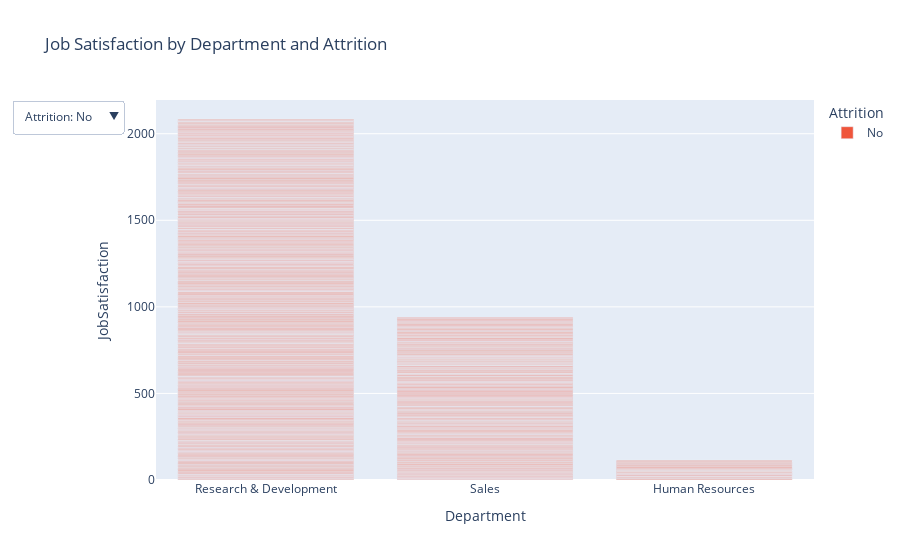

Notebook source saved alongside this figure:
### Code cell
fig = px.bar(clean_df, x='Department', y='JobSatisfaction', color='Attrition',
             title='Job Satisfaction by Department and Attrition')
fig.update_layout(
    updatemenus=[
        {
            'buttons': [
                {'label': 'Attrition: Yes', 
                 'method': 'update', 
                 'args': [{'visible': [True, False]}]},
                {'label': 'Attrition: No', 
                 'method': 'update', 
                 'args': [{'visible': [False, True]}]},
            ]
        }
    ]
)
fig.show()

### Figure 1 — Plotly figure (JSON) as saved in the notebook; plotly's stock layout.template omitted (floating-point values rounded to 4 significant figures; data arrays with more than 128 entries replaced by an {"elided": "..."} marker saying what was removed)
{"data": [{"alignmentgroup": "True", "hovertemplate": "Attrition=Yes<br>Department=%{x}<br>JobSatisfaction=%{y}<extra></extra>", "legendgroup": "Yes", "marker": {"color": "#636efa", "pattern": {"shape": ""}}, "name": "Yes", "offsetgroup": "Yes", "orientation": "v", "showlegend": true, "textposition": "auto", "type": "bar", "visible": false, "x": {"elided": "232 str values"}, "xaxis": "x", "y": {"elided": "232 int values"}, "yaxis": "y"}, {"alignmentgroup": "True", "hovertemplate": "Attrition=No<br>Department=%{x}<br>JobSatisfaction=%{y}<extra></extra>", "legendgroup": "No", "marker": {"color": "#EF553B", "pattern": {"shape": ""}}, "name": "No", "offsetgroup": "No", "orientation": "v", "showlegend": true, "textposition": "auto", "type": "bar", "visible": true, "x": {"elided": "1124 str values"}, "xaxis": "x", "y": {"elided": "1124 int values"}, "yaxis": "y"}], "layout": {"autosize": true, "barmode": "relative", "legend": {"title": {"text": "Attrition"}, "tracegroupgap": 0}, "title": {"text": "Job Satisfaction by Department and Attrition"}, "updatemenus": [{"active": 1, "buttons": [{"args": [{"visible": [true, false]}], "label": "Attrition: Yes", "method": "update"}, {"args": [{"visible": [false, true]}], "label": "Attrition: No", "method": "update"}]}], "xaxis": {"anchor": "y", "autorange": true, "domain": [0, 1], "range": [-0.5, 2.5], "title": {"text": "Department"}, "type": "category"}, "yaxis": {"anchor": "x", "autorange": true, "domain": [0, 1], "range": [0, 2195.0], "title": {"text": "JobSatisfaction"}, "type": "linear"}}}
